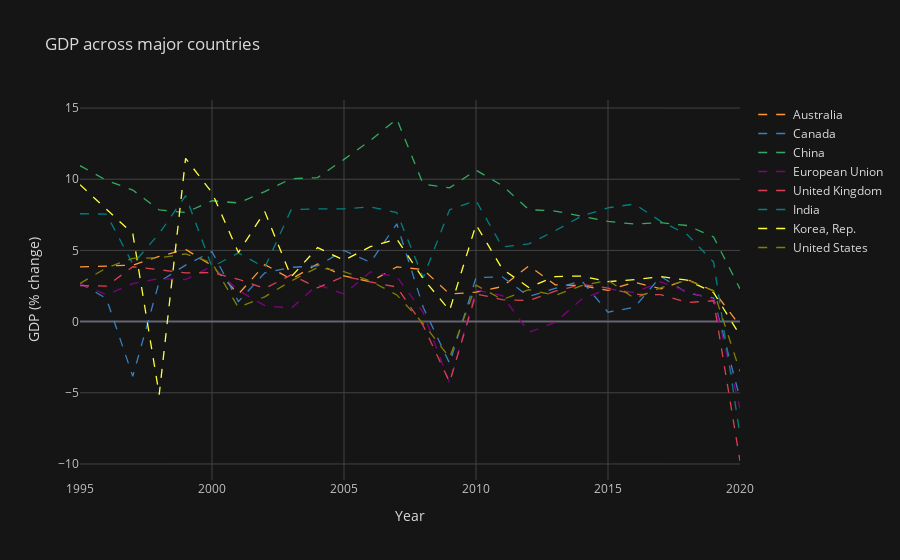
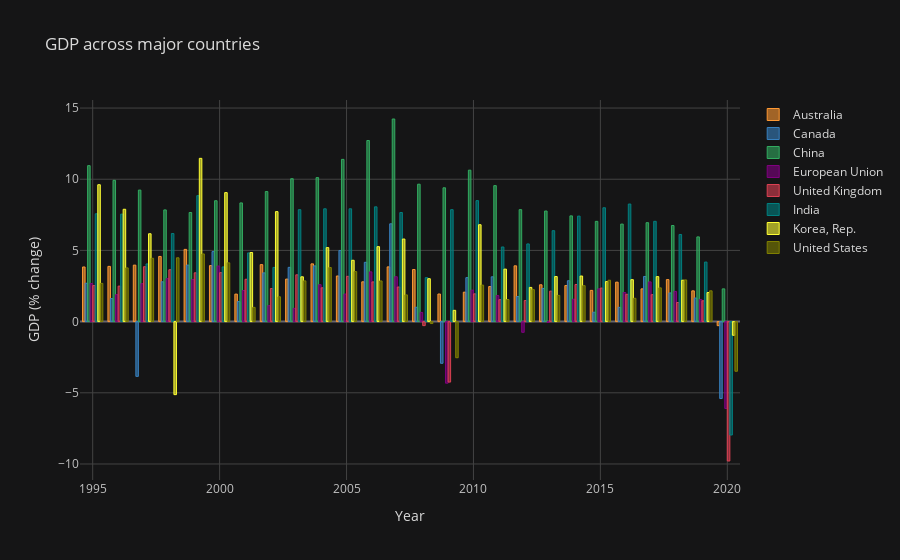

Notebook cell for these charts, in order:
### Code cell
# Generate same plots as above but using cufflinks
gdp_fig1 = gdp_new.iplot(kind='line',
                         dash='dash',
                         title="GDP across major countries",
                         xTitle="Year",
                         yTitle='GDP (% change)',
                         asImage=True,
                         filename='GDP_world_line')             
             
gdp_fig2 = gdp_new.iplot(kind='bar',
                         dash='dash',
                         title="GDP across major countries",
                         xTitle="Year",
                         yTitle='GDP (% change)',
                         asImage=True,
                         filename='GDP_world_bar')

#Create the plot matrix:
fig = subplots.make_subplots(rows=2, cols=1)

#Add traces, use  'add_traces', or 'append_trace'.
fig.add_traces(gdp_fig1)
fig.add_traces(gdp_fig2)

fig['layout'].update(height=600,
                     width=600)

### Figure 1 — Plotly figure (JSON) as saved in the notebook; plotly's stock layout.template omitted (floating-point values rounded to 4 significant figures)
{"data": [{"line": {"color": "rgba(255, 153, 51, 1.0)", "dash": "dash", "shape": "linear", "width": 1.3}, "mode": "lines", "name": "Australia", "text": "", "type": "scatter", "x": [1995, 1996, 1997, 1998, 1999, 2000, 2001, 2002, 2003, 2004, 2005, 2006, 2007, 2008, 2009, 2010, 2011, 2012, 2013, 2014, 2015, 2016, 2017, 2018, 2019, 2020], "y": [3.838, 3.879, 3.967, 4.577, 5.074, 3.933, 1.931, 4.001, 2.986, 4.055, 3.204, 2.795, 3.844, 3.658, 1.937, 2.067, 2.463, 3.918, 2.585, 2.533, 2.193, 2.771, 2.301, 2.949, 2.161, -0.2848]}, {"line": {"color": "rgba(55, 128, 191, 1.0)", "dash": "dash", "shape": "linear", "width": 1.3}, "mode": "lines", "name": "Canada", "text": "", "type": "scatter", "x": [1995, 1996, 1997, 1998, 1999, 2000, 2001, 2002, 2003, 2004, 2005, 2006, 2007, 2008, 2009, 2010, 2011, 2012, 2013, 2014, 2015, 2016, 2017, 2018, 2019, 2020], "y": [2.694, 1.619, -3.845, 2.797, 3.97, 4.918, 1.406, 3.422, 3.811, 3.914, 4.996, 4.166, 6.869, 1.008, -2.928, 3.089, 3.147, 1.762, 2.329, 2.87, 0.6592, 1.001, 3.171, 2.014, 1.656, -5.403]}, {"line": {"color": "rgba(50, 171, 96, 1.0)", "dash": "dash", "shape": "linear", "width": 1.3}, "mode": "lines", "name": "China", "text": "", "type": "scatter", "x": [1995, 1996, 1997, 1998, 1999, 2000, 2001, 2002, 2003, 2004, 2005, 2006, 2007, 2008, 2009, 2010, 2011, 2012, 2013, 2014, 2015, 2016, 2017, 2018, 2019, 2020], "y": [10.95, 9.923, 9.237, 7.846, 7.662, 8.49, 8.336, 9.134, 10.04, 10.11, 11.39, 12.72, 14.23, 9.651, 9.399, 10.64, 9.551, 7.864, 7.766, 7.426, 7.041, 6.849, 6.947, 6.75, 5.95, 2.3]}, {"line": {"color": "rgba(128, 0, 128, 1.0)", "dash": "dash", "shape": "linear", "width": 1.3}, "mode": "lines", "name": "European Union", "text": "", "type": "scatter", "x": [1995, 1996, 1997, 1998, 1999, 2000, 2001, 2002, 2003, 2004, 2005, 2006, 2007, 2008, 2009, 2010, 2011, 2012, 2013, 2014, 2015, 2016, 2017, 2018, 2019, 2020], "y": [2.673, 1.893, 2.664, 3.019, 2.959, 3.903, 2.184, 1.124, 0.9305, 2.595, 1.934, 3.494, 3.152, 0.6449, -4.326, 2.21, 1.832, -0.7518, -0.05531, 1.573, 2.301, 2.045, 2.789, 2.118, 1.554, -6.1]}, {"line": {"color": "rgba(219, 64, 82, 1.0)", "dash": "dash", "shape": "linear", "width": 1.3}, "mode": "lines", "name": "United Kingdom", "text": "", "type": "scatter", "x": [1995, 1996, 1997, 1998, 1999, 2000, 2001, 2002, 2003, 2004, 2005, 2006, 2007, 2008, 2009, 2010, 2011, 2012, 2013, 2014, 2015, 2016, 2017, 2018, 2019, 2020], "y": [2.532, 2.492, 3.855, 3.645, 3.428, 3.437, 2.974, 2.324, 3.286, 2.374, 3.18, 2.788, 2.431, -0.2812, -4.248, 1.95, 1.54, 1.479, 2.139, 2.607, 2.356, 1.918, 1.892, 1.341, 1.463, -9.79]}, {"line": {"color": "rgba(0, 128, 128, 1.0)", "dash": "dash", "shape": "linear", "width": 1.3}, "mode": "lines", "name": "India", "text": "", "type": "scatter", "x": [1995, 1996, 1997, 1998, 1999, 2000, 2001, 2002, 2003, 2004, 2005, 2006, 2007, 2008, 2009, 2010, 2011, 2012, 2013, 2014, 2015, 2016, 2017, 2018, 2019, 2020], "y": [7.574, 7.55, 4.05, 6.184, 8.846, 3.841, 4.824, 3.804, 7.86, 7.923, 7.923, 8.061, 7.661, 3.087, 7.862, 8.498, 5.241, 5.456, 6.386, 7.41, 7.996, 8.256, 7.044, 6.12, 4.181, -7.965]}, {"line": {"color": "rgba(255, 255, 51, 1.0)", "dash": "dash", "shape": "linear", "width": 1.3}, "mode": "lines", "name": "Korea, Rep.", "text": "", "type": "scatter", "x": [1995, 1996, 1997, 1998, 1999, 2000, 2001, 2002, 2003, 2004, 2005, 2006, 2007, 2008, 2009, 2010, 2011, 2012, 2013, 2014, 2015, 2016, 2017, 2018, 2019, 2020], "y": [9.615, 7.891, 6.171, -5.129, 11.47, 9.061, 4.852, 7.725, 3.147, 5.197, 4.309, 5.264, 5.8, 3.013, 0.7927, 6.805, 3.686, 2.403, 3.165, 3.202, 2.809, 2.947, 3.16, 2.907, 2.039, -0.9578]}, {"line": {"color": "rgba(128, 128, 0, 1.0)", "dash": "dash", "shape": "linear", "width": 1.3}, "mode": "lines", "name": "United States", "text": "", "type": "scatter", "x": [1995, 1996, 1997, 1998, 1999, 2000, 2001, 2002, 2003, 2004, 2005, 2006, 2007, 2008, 2009, 2010, 2011, 2012, 2013, 2014, 2015, 2016, 2017, 2018, 2019, 2020], "y": [2.684, 3.773, 4.447, 4.481, 4.753, 4.127, 0.9983, 1.742, 2.861, 3.799, 3.513, 2.855, 1.876, -0.1366, -2.537, 2.564, 1.551, 2.25, 1.842, 2.526, 2.908, 1.638, 2.37, 2.927, 2.161, -3.486]}], "layout": {"autosize": true, "legend": {"bgcolor": "#151516", "font": {"color": "#D9D9D9"}}, "paper_bgcolor": "#151516", "plot_bgcolor": "#151516", "title": {"font": {"color": "#D9D9D9"}, "text": "GDP across major countries"}, "xaxis": {"autorange": true, "gridcolor": "#434343", "range": [1995, 2020], "showgrid": true, "tickfont": {"color": "#C2C2C2"}, "title": {"font": {"color": "#D9D9D9"}, "text": "Year"}, "type": "linear", "zerolinecolor": "#666570"}, "yaxis": {"autorange": true, "gridcolor": "#434343", "range": [-11.12, 15.57], "showgrid": true, "tickfont": {"color": "#C2C2C2"}, "title": {"font": {"color": "#D9D9D9"}, "text": "GDP (% change)"}, "type": "linear", "zerolinecolor": "#666570"}}}

### Figure 2 — Plotly figure (JSON) as saved in the notebook; plotly's stock layout.template omitted (floating-point values rounded to 4 significant figures)
{"data": [{"marker": {"color": "rgba(255, 153, 51, 0.6)", "line": {"color": "rgba(255, 153, 51, 1.0)", "width": 1}}, "name": "Australia", "orientation": "v", "text": "", "type": "bar", "x": [1995, 1996, 1997, 1998, 1999, 2000, 2001, 2002, 2003, 2004, 2005, 2006, 2007, 2008, 2009, 2010, 2011, 2012, 2013, 2014, 2015, 2016, 2017, 2018, 2019, 2020], "y": [3.838, 3.879, 3.967, 4.577, 5.074, 3.933, 1.931, 4.001, 2.986, 4.055, 3.204, 2.795, 3.844, 3.658, 1.937, 2.067, 2.463, 3.918, 2.585, 2.533, 2.193, 2.771, 2.301, 2.949, 2.161, -0.2848]}, {"marker": {"color": "rgba(55, 128, 191, 0.6)", "line": {"color": "rgba(55, 128, 191, 1.0)", "width": 1}}, "name": "Canada", "orientation": "v", "text": "", "type": "bar", "x": [1995, 1996, 1997, 1998, 1999, 2000, 2001, 2002, 2003, 2004, 2005, 2006, 2007, 2008, 2009, 2010, 2011, 2012, 2013, 2014, 2015, 2016, 2017, 2018, 2019, 2020], "y": [2.694, 1.619, -3.845, 2.797, 3.97, 4.918, 1.406, 3.422, 3.811, 3.914, 4.996, 4.166, 6.869, 1.008, -2.928, 3.089, 3.147, 1.762, 2.329, 2.87, 0.6592, 1.001, 3.171, 2.014, 1.656, -5.403]}, {"marker": {"color": "rgba(50, 171, 96, 0.6)", "line": {"color": "rgba(50, 171, 96, 1.0)", "width": 1}}, "name": "China", "orientation": "v", "text": "", "type": "bar", "x": [1995, 1996, 1997, 1998, 1999, 2000, 2001, 2002, 2003, 2004, 2005, 2006, 2007, 2008, 2009, 2010, 2011, 2012, 2013, 2014, 2015, 2016, 2017, 2018, 2019, 2020], "y": [10.95, 9.923, 9.237, 7.846, 7.662, 8.49, 8.336, 9.134, 10.04, 10.11, 11.39, 12.72, 14.23, 9.651, 9.399, 10.64, 9.551, 7.864, 7.766, 7.426, 7.041, 6.849, 6.947, 6.75, 5.95, 2.3]}, {"marker": {"color": "rgba(128, 0, 128, 0.6)", "line": {"color": "rgba(128, 0, 128, 1.0)", "width": 1}}, "name": "European Union", "orientation": "v", "text": "", "type": "bar", "x": [1995, 1996, 1997, 1998, 1999, 2000, 2001, 2002, 2003, 2004, 2005, 2006, 2007, 2008, 2009, 2010, 2011, 2012, 2013, 2014, 2015, 2016, 2017, 2018, 2019, 2020], "y": [2.673, 1.893, 2.664, 3.019, 2.959, 3.903, 2.184, 1.124, 0.9305, 2.595, 1.934, 3.494, 3.152, 0.6449, -4.326, 2.21, 1.832, -0.7518, -0.05531, 1.573, 2.301, 2.045, 2.789, 2.118, 1.554, -6.1]}, {"marker": {"color": "rgba(219, 64, 82, 0.6)", "line": {"color": "rgba(219, 64, 82, 1.0)", "width": 1}}, "name": "United Kingdom", "orientation": "v", "text": "", "type": "bar", "x": [1995, 1996, 1997, 1998, 1999, 2000, 2001, 2002, 2003, 2004, 2005, 2006, 2007, 2008, 2009, 2010, 2011, 2012, 2013, 2014, 2015, 2016, 2017, 2018, 2019, 2020], "y": [2.532, 2.492, 3.855, 3.645, 3.428, 3.437, 2.974, 2.324, 3.286, 2.374, 3.18, 2.788, 2.431, -0.2812, -4.248, 1.95, 1.54, 1.479, 2.139, 2.607, 2.356, 1.918, 1.892, 1.341, 1.463, -9.79]}, {"marker": {"color": "rgba(0, 128, 128, 0.6)", "line": {"color": "rgba(0, 128, 128, 1.0)", "width": 1}}, "name": "India", "orientation": "v", "text": "", "type": "bar", "x": [1995, 1996, 1997, 1998, 1999, 2000, 2001, 2002, 2003, 2004, 2005, 2006, 2007, 2008, 2009, 2010, 2011, 2012, 2013, 2014, 2015, 2016, 2017, 2018, 2019, 2020], "y": [7.574, 7.55, 4.05, 6.184, 8.846, 3.841, 4.824, 3.804, 7.86, 7.923, 7.923, 8.061, 7.661, 3.087, 7.862, 8.498, 5.241, 5.456, 6.386, 7.41, 7.996, 8.256, 7.044, 6.12, 4.181, -7.965]}, {"marker": {"color": "rgba(255, 255, 51, 0.6)", "line": {"color": "rgba(255, 255, 51, 1.0)", "width": 1}}, "name": "Korea, Rep.", "orientation": "v", "text": "", "type": "bar", "x": [1995, 1996, 1997, 1998, 1999, 2000, 2001, 2002, 2003, 2004, 2005, 2006, 2007, 2008, 2009, 2010, 2011, 2012, 2013, 2014, 2015, 2016, 2017, 2018, 2019, 2020], "y": [9.615, 7.891, 6.171, -5.129, 11.47, 9.061, 4.852, 7.725, 3.147, 5.197, 4.309, 5.264, 5.8, 3.013, 0.7927, 6.805, 3.686, 2.403, 3.165, 3.202, 2.809, 2.947, 3.16, 2.907, 2.039, -0.9578]}, {"marker": {"color": "rgba(128, 128, 0, 0.6)", "line": {"color": "rgba(128, 128, 0, 1.0)", "width": 1}}, "name": "United States", "orientation": "v", "text": "", "type": "bar", "x": [1995, 1996, 1997, 1998, 1999, 2000, 2001, 2002, 2003, 2004, 2005, 2006, 2007, 2008, 2009, 2010, 2011, 2012, 2013, 2014, 2015, 2016, 2017, 2018, 2019, 2020], "y": [2.684, 3.773, 4.447, 4.481, 4.753, 4.127, 0.9983, 1.742, 2.861, 3.799, 3.513, 2.855, 1.876, -0.1366, -2.537, 2.564, 1.551, 2.25, 1.842, 2.526, 2.908, 1.638, 2.37, 2.927, 2.161, -3.486]}], "layout": {"autosize": true, "dragmode": "pan", "legend": {"bgcolor": "#151516", "font": {"color": "#D9D9D9"}}, "paper_bgcolor": "#151516", "plot_bgcolor": "#151516", "title": {"font": {"color": "#D9D9D9"}, "text": "GDP across major countries"}, "xaxis": {"autorange": true, "gridcolor": "#434343", "range": [1994.0, 2020.0], "showgrid": true, "tickfont": {"color": "#C2C2C2"}, "title": {"font": {"color": "#D9D9D9"}, "text": "Year"}, "type": "linear", "zerolinecolor": "#666570"}, "yaxis": {"autorange": true, "gridcolor": "#434343", "range": [-11.12, 15.57], "showgrid": true, "tickfont": {"color": "#C2C2C2"}, "title": {"font": {"color": "#D9D9D9"}, "text": "GDP (% change)"}, "type": "linear", "zerolinecolor": "#666570"}}}
